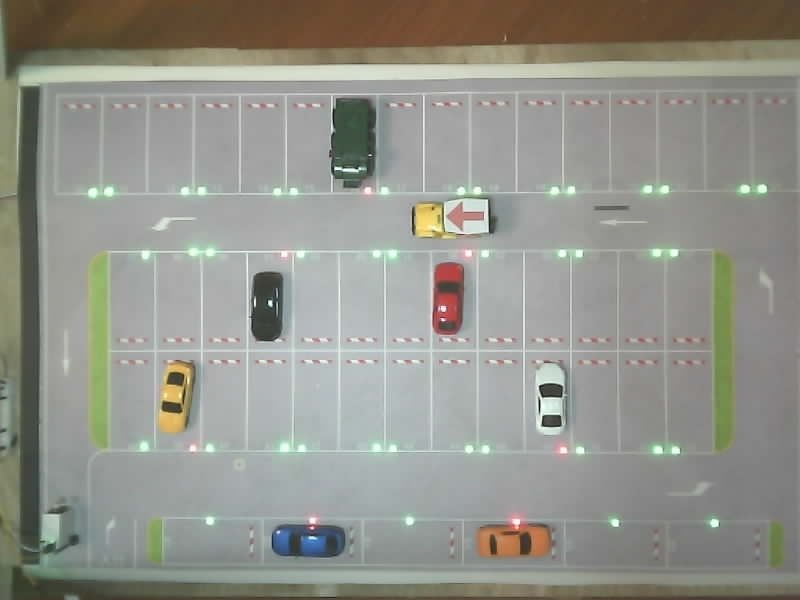
#> input picture tools/hero_lab/data/frames/20261020-084129.jpg, 800 x 600 px
$ python ncc_compare.py data/frames/20261020-084129.jpg
#> lines starting #> are read from the running program, lines starting #| are printed output that depends on the picture
### vision/src/arrow.py
"""Find the hero car by the arrow taped to its roof.

Why this replaced the colour pipeline: the old detector looked for the yellow paint,
then guessed which end was the front from which side was dark. It needed the paint
to be visible, the lighting to behave, and the guess to be right - and it still put
the box on a bay-light column in 8 of 91 hand labels.

The arrow answers all three at once, because a person decided what it means: its
position is the car's position and its direction is the car's direction. Measured on
this board with one hand annotation as the template:

    score at the arrow      0.993        (four independent live frames)
    best wrong match        0.699        (elsewhere in the same frame)
    angle separation        0.993 at the true angle, <= 0.765 at every other

The cost is the reason for the structure here. A 24-angle sweep of the whole 800x600
frame measured 1178 ms, which is nineteen times the 66 ms budget at 15 fps. Searching
a 140x140 window around the yellow paint instead costs 43 ms, and a coarse 30 degree
sweep followed by a fine one around the winner brings it to roughly 30 ms, so it fits.

The template is a committed file (data/arrow/template.png + mask.png + meta.json),
not a live annotation: the camera's geometry does not change, and a dataset directory
is not something a running detector should depend on.
"""
from __future__ import annotations

import json
import os
from dataclasses import dataclass
from typing import List, Optional, Tuple

import cv2
import numpy as np

ROOT = os.path.dirname(os.path.dirname(os.path.abspath(__file__)))
ARROW_DIR = os.path.join(ROOT, "data", "arrow")

# Below this a match is not the arrow. 0.85 sits between the measured 0.993 (true) and
# 0.765 (the highest wrong angle) with room on both sides.
# Below this a match is not the arrow.
#
# It was 0.85, chosen from the angle sweep (0.993 true, 0.765 the highest wrong angle). Two
# measurements moved it: a car standing 250 px from where the template was cut scores 0.814 -
# the perspective cost - and the road-patch false positive that argued against lowering it
# sits at x=738, outside the region vehicle.py trusts (x 60..700), so it can no longer win.
MIN_SCORE = 0.78

# Search window around the paint blob, in pixels. The arrow sits on the car, and the
# paint blob is on the car, so this only has to be larger than the car.
ROI_HALF = 95

# Coarse sweep, then refine. 30 degrees is coarse enough to fit the budget and fine
# enough that the true angle is never more than 15 degrees away.
COARSE_STEP = 30.0
FINE_STEP = 5.0
FINE_SPAN = 15.0


@dataclass
class Match:
    score: float
    centre: Tuple[float, float]     # image pixels
    heading: float                  # 0..360, direction the arrow points
    corners: List[Tuple[float, float]]   # rotated template box, for drawing


class _Template:
    # [30 lines left out: functions __init__, at, not called in this run]


def load(directory: str = ARROW_DIR) -> _Template:
    patch = cv2.imread(os.path.join(directory, "template.png"), cv2.IMREAD_GRAYSCALE)
    mask = cv2.imread(os.path.join(directory, "mask.png"), cv2.IMREAD_GRAYSCALE)
    if patch is None or mask is None:
        raise FileNotFoundError("arrow template missing in %s" % directory)
    meta_path = os.path.join(directory, "meta.json")
    reference = 0.0
    if os.path.exists(meta_path):
        try:
            reference = float(json.load(open(meta_path, encoding="utf-8"))["reference_angle_deg"])
        except (ValueError, KeyError, TypeError):
            reference = 0.0
    return _Template(patch.astype(np.float32), mask, reference)


# [184 lines left out: functions find_in, locate, _quad_candidates, _order_quad, find_perspective, not called in this run]

### tools/hero_lab/ncc_compare.py
"""Which normalisation actually recovers the arrow inside a crop?

cv2.matchTemplate's TM_CCOEFF_NORMED with a mask is the thing under suspicion: the same
arrow scored 0.919 in a 96 px crop, 0.770 in a 190 px crop and 0.919 over the whole
frame, and TM_CCORR_NORMED read 0.995 at every angle, so it cannot tell direction.

This compares four ways on the same saved frame, at several crop sizes, and reports the
score at the true angle against the best score at any other angle - which is the number
that matters, because a detector needs both a high score and a gap.

    python tools/hero_lab/ncc_compare.py vision/data/debug/lost_case.jpg

Read-only: it loads a frame and the committed template and prints a table.
"""
from __future__ import annotations

import os
import sys

import cv2
import numpy as np

sys.path.insert(0, os.path.join(os.path.dirname(os.path.dirname(os.path.dirname(
    os.path.abspath(__file__)))), "vision", "src"))
import arrow          # noqa: E402


def score_mask_ccoeff(crop, t, m):
    return float(cv2.minMaxLoc(cv2.matchTemplate(
        crop, t, cv2.TM_CCOEFF_NORMED, mask=(m > 0).astype(np.uint8) * 255))[1])


def score_mean_removed(crop, t, m):
    """What tmplmatch would do if the normalisation were over the mask only."""
    keep = m > 0
    t2 = t.copy()
    t2[~keep] = 0.0
    t2 -= t2[keep].mean()
    c2 = crop.copy()
    c2 -= c2.mean()
    return float(cv2.minMaxLoc(cv2.matchTemplate(c2, t2, cv2.TM_CCOEFF_NORMED))[1])


def score_sqdiff(crop, t, m):
    return 1.0 - float(cv2.minMaxLoc(cv2.matchTemplate(
        crop, t, cv2.TM_SQDIFF_NORMED, mask=(m > 0).astype(np.uint8) * 255))[0])


METHODS = (("CCOEFF+mask (now)", score_mask_ccoeff),
           ("mean-removed", score_mean_removed),
           ("SQDIFF+mask", score_sqdiff))


def main() -> int:
    path = sys.argv[1] if len(sys.argv) > 1 else os.path.join(
        arrow.ROOT, "vision", "data", "debug", "lost_case.jpg")
    frame = cv2.imread(path)
#> frame is the input picture: shape (600, 800, 3); mean B, G, R 139.4, 147.6, 147
    if frame is None:
        raise SystemExit("cannot read %s" % path)
    grey = cv2.cvtColor(frame, cv2.COLOR_BGR2GRAY).astype(np.float32)
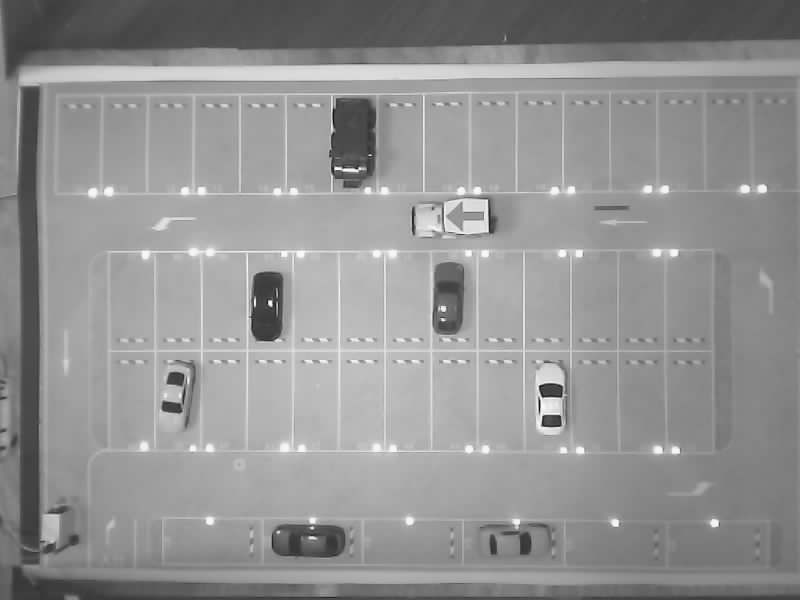
#> grey: shape (600, 800) float32; min 4, max 254, mean 146.5
    tpl = arrow.load()

    full = arrow.find_in(grey, tpl)
    cx, cy = full.centre
    print("frame %s   arrow found whole-frame at (%.0f, %.0f) angle %.1f score %.3f"
          % (os.path.basename(path), cx, cy, full.heading, full.score))
    print()
    header = "  crop        " + "".join("%-22s" % name for name, _ in METHODS)
    print(header + "true-angle vs best-other")
    for half in (48, 70, 95, 130, 190):
        x0, y0 = max(0, int(cx) - half), max(0, int(cy) - half)
        crop = grey[y0:y0 + 2 * half, x0:x0 + 2 * half]
        if crop.shape[0] < 90 or crop.shape[1] < 90:
            continue
        row = "  %3d px      " % (2 * half)
        for _name, fn in METHODS:
            at_true, best_other = None, -2.0
            degs = [float(d) for d in np.arange(0, 360, 15)]
            # The true angle is whatever the fine sweep found, which is 5-degree steps off
            # the coarse grid; mark the nearest coarse angle as "true" and the rest as rivals.
            true_deg = min(degs, key=lambda d: abs((full.heading - d + 180.0) % 360.0 - 180.0))
            for deg in degs:
                t, m = tpl.at(deg)
                if t.shape[0] >= crop.shape[0] or t.shape[1] >= crop.shape[1]:
                    continue
                s = fn(crop, t, m)
                if deg == true_deg:
                    at_true = s
                else:
                    best_other = max(best_other, s)
            if at_true is None:
                row += "%-22s" % "n/a"
            else:
                row += "%-22s" % ("%.3f / %.3f" % (at_true, best_other))
        print(row)
    print()
    print("  Each cell: score at the true angle / the best score at any other angle.")
    print("  A usable method keeps the first above ~0.90 and the second well below it.")
    return 0


if __name__ == "__main__":
#> (the run stopped early here; a loop or call above may not have finished)
